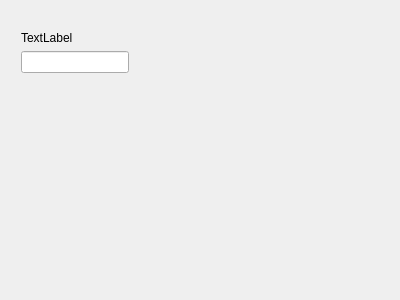
<?xml version="1.0" encoding="UTF-8"?>
<ui version="4.0">
 <class>Widget</class>
 <widget class="QWidget" name="Widget">
  <property name="geometry">
   <rect>
    <x>0</x>
    <y>0</y>
    <width>400</width>
    <height>300</height>
   </rect>
  </property>
  <property name="windowTitle">
   <string>Widget</string>
  </property>
  <widget class="QWidget" name="">
   <property name="geometry">
    <rect>
     <x>10</x>
     <y>20</y>
     <width>371</width>
     <height>161</height>
    </rect>
   </property>
   <layout class="QFormLayout" name="formLayout">
    <item row="0" column="0">
     <widget class="QLabel" name="label">
      <property name="text">
       <string>TextLabel</string>
      </property>
     </widget>
    </item>
    <item row="1" column="0">
     <widget class="QLineEdit" name="lineEdit_2"/>
    </item>
   </layout>
  </widget>
 </widget>
 <layoutdefault spacing="6" margin="11"/>
 <resources/>
 <connections/>
</ui>
